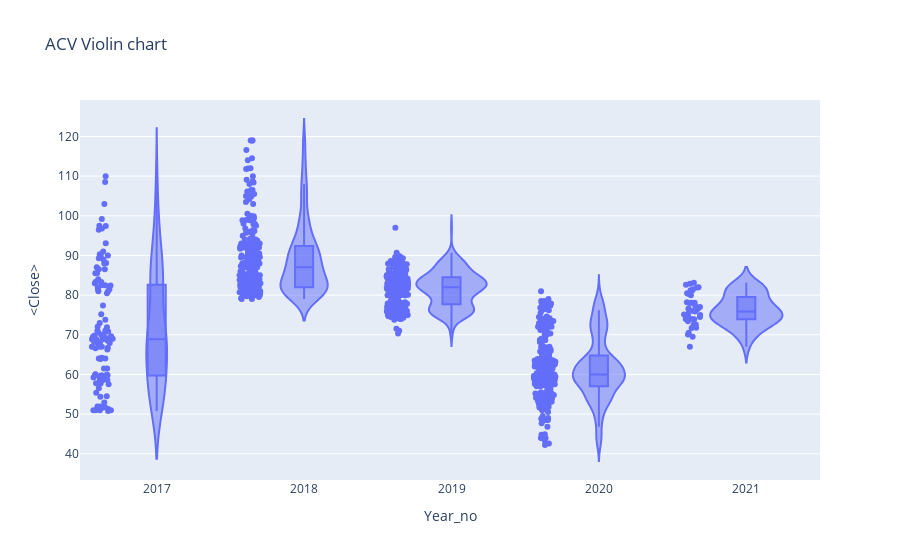

The notebook cell saved with this chart:
### Code cell
#px.violin(df_tips, y="tip", x="smoker", color="sex", box=True, points="all",
#          hover_data=df_tips.columns)

fig = go.Figure()
px.violin(df,x='Year_no',y='<Close>',box =True, points='all',
         hover_data=df.columns, title = 'ACV Violin chart')

### Figure 1 — Plotly figure (JSON) as saved in the notebook; plotly's stock layout.template omitted (floating-point values rounded to 4 significant figures; data arrays with more than 128 entries replaced by an {"elided": "..."} marker saying what was removed)
{"data": [{"alignmentgroup": "True", "box": {"visible": true}, "customdata": {"elided": "900x3 mixed values"}, "hovertemplate": "Year_no=%{x}<br><Close>=%{y}<br>datetime=%{customdata[0]}<br><Volume>=%{customdata[1]}<br>Period=%{customdata[2]}<extra></extra>", "legendgroup": "", "marker": {"color": "#636efa"}, "name": "", "offsetgroup": "", "orientation": "v", "points": "all", "scalegroup": "True", "showlegend": false, "type": "violin", "x": {"elided": "900 int values"}, "x0": " ", "xaxis": "x", "y": {"elided": "900 float values"}, "y0": " ", "yaxis": "y"}], "layout": {"legend": {"tracegroupgap": 0}, "title": {"text": "ACV Violin chart"}, "violinmode": "group", "xaxis": {"anchor": "y", "domain": [0, 1], "title": {"text": "Year_no"}}, "yaxis": {"anchor": "x", "domain": [0, 1], "title": {"text": "<Close>"}}}}
